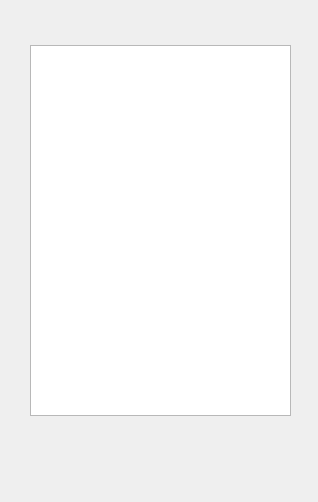
<?xml version="1.0" encoding="UTF-8"?>
<ui version="4.0">
 <class>favoriteswindow</class>
 <widget class="QDialog" name="favoriteswindow">
  <property name="geometry">
   <rect>
    <x>0</x>
    <y>0</y>
    <width>318</width>
    <height>502</height>
   </rect>
  </property>
  <property name="windowTitle">
   <string>Favorites</string>
  </property>
  <property name="windowIcon">
   <iconset resource="pics.qrc">
    <normaloff>:/Imagenes/BookSeller-Logo.png</normaloff>:/Imagenes/BookSeller-Logo.png</iconset>
  </property>
  <widget class="QLabel" name="fondoLabel">
   <property name="geometry">
    <rect>
     <x>-2</x>
     <y>-1</y>
     <width>321</width>
     <height>503</height>
    </rect>
   </property>
   <property name="text">
    <string/>
   </property>
   <property name="pixmap">
    <pixmap resource="pics.qrc">:/Imagenes/Hoja.JPG</pixmap>
   </property>
   <property name="scaledContents">
    <bool>true</bool>
   </property>
  </widget>
  <widget class="QListWidget" name="listWidget">
   <property name="geometry">
    <rect>
     <x>30</x>
     <y>45</y>
     <width>261</width>
     <height>371</height>
    </rect>
   </property>
  </widget>
  <widget class="QPushButton" name="homePB">
   <property name="geometry">
    <rect>
     <x>75</x>
     <y>430</y>
     <width>75</width>
     <height>61</height>
    </rect>
   </property>
   <property name="text">
    <string/>
   </property>
   <property name="icon">
    <iconset resource="pics.qrc">
     <normaloff>:/Imagenes/Animals-Dog-House-icon.png</normaloff>:/Imagenes/Animals-Dog-House-icon.png</iconset>
   </property>
   <property name="iconSize">
    <size>
     <width>50</width>
     <height>50</height>
    </size>
   </property>
   <property name="flat">
    <bool>true</bool>
   </property>
  </widget>
  <widget class="QPushButton" name="sortPB">
   <property name="geometry">
    <rect>
     <x>170</x>
     <y>430</y>
     <width>75</width>
     <height>61</height>
    </rect>
   </property>
   <property name="text">
    <string/>
   </property>
   <property name="icon">
    <iconset resource="pics.qrc">
     <normaloff>:/Imagenes/sortdirection.png</normaloff>:/Imagenes/sortdirection.png</iconset>
   </property>
   <property name="iconSize">
    <size>
     <width>50</width>
     <height>50</height>
    </size>
   </property>
   <property name="flat">
    <bool>true</bool>
   </property>
  </widget>
 </widget>
 <resources>
  <include location="pics.qrc"/>
 </resources>
 <connections/>
</ui>
